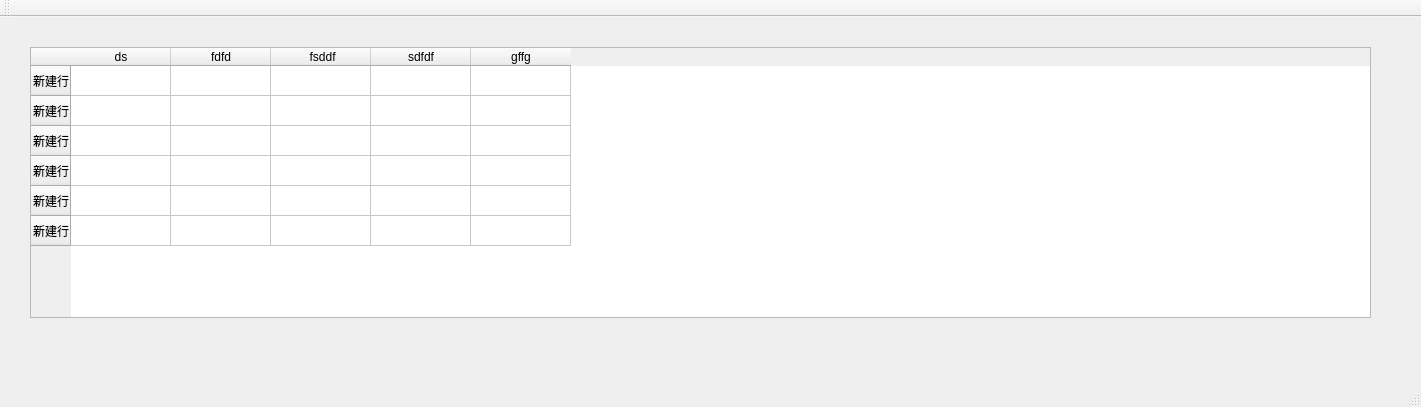
<?xml version="1.0" encoding="UTF-8"?>
<ui version="4.0">
 <class>MainWindow</class>
 <widget class="QMainWindow" name="MainWindow">
  <property name="geometry">
   <rect>
    <x>0</x>
    <y>0</y>
    <width>1421</width>
    <height>407</height>
   </rect>
  </property>
  <property name="windowTitle">
   <string>MainWindow</string>
  </property>
  <widget class="QWidget" name="centralWidget">
   <widget class="MyTableWidget" name="tableWidget">
    <property name="geometry">
     <rect>
      <x>30</x>
      <y>30</y>
      <width>1341</width>
      <height>271</height>
     </rect>
    </property>
    <row>
     <property name="text">
      <string>新建行</string>
     </property>
    </row>
    <row>
     <property name="text">
      <string>新建行</string>
     </property>
    </row>
    <row>
     <property name="text">
      <string>新建行</string>
     </property>
    </row>
    <row>
     <property name="text">
      <string>新建行</string>
     </property>
    </row>
    <row>
     <property name="text">
      <string>新建行</string>
     </property>
    </row>
    <row>
     <property name="text">
      <string>新建行</string>
     </property>
    </row>
    <column>
     <property name="text">
      <string>ds</string>
     </property>
    </column>
    <column>
     <property name="text">
      <string>fdfd</string>
     </property>
    </column>
    <column>
     <property name="text">
      <string> fsddf</string>
     </property>
    </column>
    <column>
     <property name="text">
      <string>sdfdf</string>
     </property>
    </column>
    <column>
     <property name="text">
      <string>gffg</string>
     </property>
    </column>
   </widget>
  </widget>
  <widget class="QMenuBar" name="menuBar">
   <property name="geometry">
    <rect>
     <x>0</x>
     <y>0</y>
     <width>1421</width>
     <height>23</height>
    </rect>
   </property>
  </widget>
  <widget class="QToolBar" name="mainToolBar">
   <attribute name="toolBarArea">
    <enum>TopToolBarArea</enum>
   </attribute>
   <attribute name="toolBarBreak">
    <bool>false</bool>
   </attribute>
  </widget>
  <widget class="QStatusBar" name="statusBar"/>
 </widget>
 <layoutdefault spacing="6" margin="11"/>
 <customwidgets>
  <customwidget>
   <class>MyTableWidget</class>
   <extends>QTableWidget</extends>
   <header location="global">my_table_widget.h</header>
  </customwidget>
 </customwidgets>
 <resources/>
 <connections/>
</ui>
